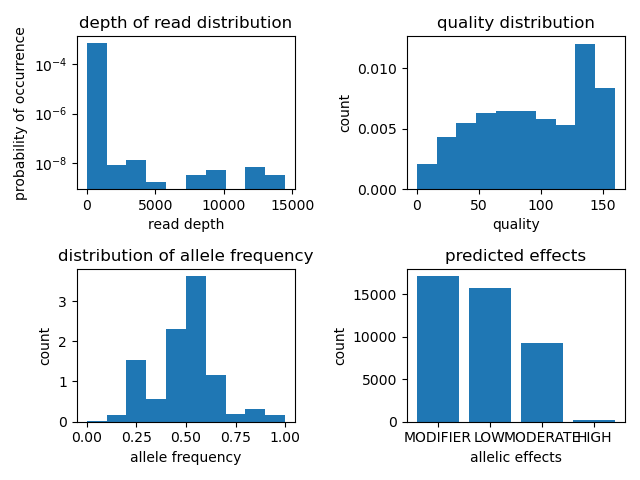

Source code (Python):
#!/usr/bin/env python

import sys
import matplotlib.pyplot as plt
import numpy as np
import math
import vcfParser

vcf = vcfParser.parse_vcf(sys.argv[1])
readdepth = [] #4
qualitydist = [] #1
allelefreq = [] #7
predictedeff = [] #2
#making all my empty lists
for i in vcf[1:]:
    for j in i[9:]:
        readdepth.append(j[4])
        qualitydist.append(j[1])
    allelefreq.append(i[7]['AF'])
    eff = i[7]['ANN']
    predeff = eff.split('|')
    predictedeff.append(predeff[2])
        
#go through vcf line by line
#for each line...
    #pull out individual plotted value
    #append into a list
effect = {}
for i in predictedeff:
    if i in effect.keys():
        effect[i] += 1
    else:
        effect[i] = 1

#dictionary to better parse through the info column

readdepth = [int(d) for d in readdepth if d != '.']
qualitydist = [float(d) for d in qualitydist if d != '.']
allelefreq = [float(d) for d in allelefreq if d != '.']
#the previous values that were parsed through by the vcf parser are saved as strings. this isn't going to work in our graphs

fig, axs = plt.subplots(2,2)
#setting up our plots to be 2 by 2 for a total of four figures
axs[0,0].hist(readdepth, density=True)
axs[0,0].set_title("depth of read distribution")
axs[0,0].set_xlabel("read depth")
axs[0,0].set_ylabel("probability of occurrence")
axs[0,0].set_yscale("log")
axs[0,1].hist(qualitydist, density=True)
axs[0,1].set_title("quality distribution")
axs[0,1].set_xlabel("quality")
axs[0,1].set_ylabel("count")
axs[1,0].hist(allelefreq, density=True)
axs[1,0].set_title("distribution of allele frequency")
axs[1,0].set_xlabel("allele frequency")
axs[1,0].set_ylabel("count")
axs[1,1].bar(effect.keys(), effect.values())
axs[1,1].set_title("predicted effects")
axs[1,1].set_xlabel("allelic effects")
axs[1,1].set_ylabel("count")
plt.tight_layout()
plt.savefig("step8.png")